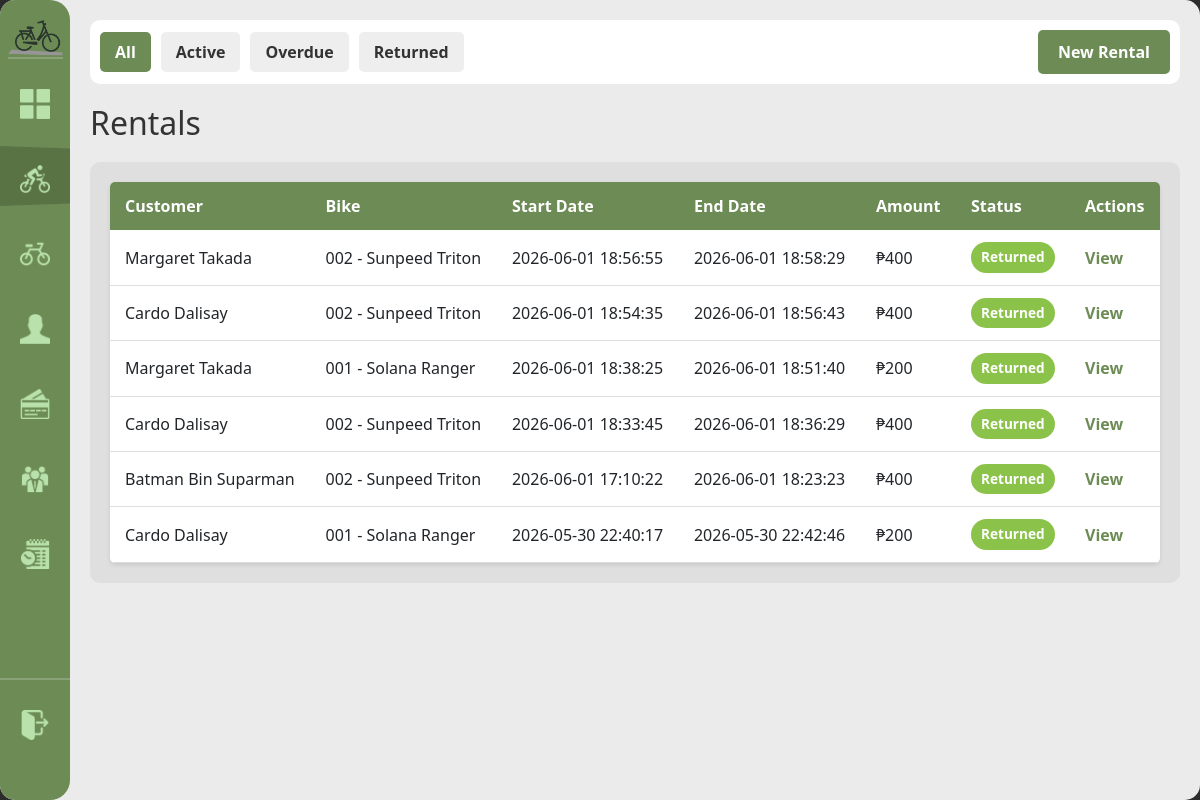
Before: /rentals (signed in) with the older database file.
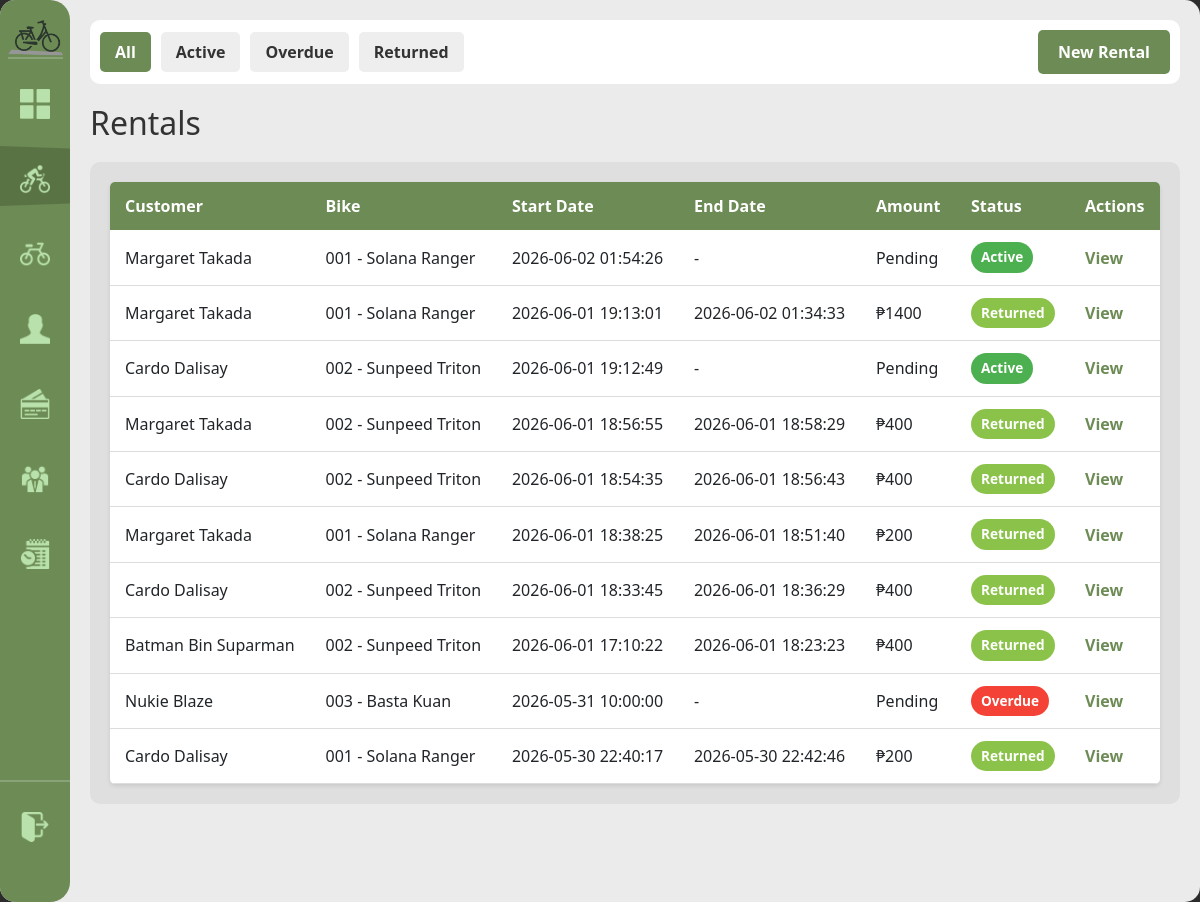
After: the same page with the newer database file.
### tables this page shows
CREATE TABLE rents (
            rental_id INTEGER PRIMARY KEY AUTOINCREMENT,
            customer_id INTEGER NOT NULL,
            bike_id INTEGER NOT NULL,
            staff_id INTEGER REFERENCES staff(staff_id) ON UPDATE CASCADE ON DELETE SET NULL,
            rental_start DATETIME NOT NULL DEFAULT(datetime('now','localtime')),
            FOREIGN KEY(customer_id) REFERENCES customer(customer_id) ON DELETE CASCADE,
            FOREIGN KEY(bike_id) REFERENCES bike(bike_id) ON DELETE CASCADE
        );

CREATE TABLE bike (
            bike_id INTEGER PRIMARY KEY AUTOINCREMENT,
            bike_code TEXT NOT NULL UNIQUE,
            brand TEXT NOT NULL, model TEXT NOT NULL,
            color TEXT NOT NULL,
            bike_rate DECIMAL(8,2) NOT NULL DEFAULT 0,
            type TEXT NOT NULL DEFAULT 'standard',
            status TEXT NOT NULL DEFAULT 'available' CHECK(status IN('available','rented','retired')),
            date_added DATE NOT NULL DEFAULT(date('now','localtime'))
        );

### handlers/rentals_routes.py (the view)
@rentals_bp.route('/rentals')
@login_required
def rentals():
    status = request.args.get('status', 'all')
    rentals_list = database.get().get_all_rentals(status)
    customers_list = database.get().get_all_customers()
    bikes = database.get().get_available_bikes()
    return render_template('rentals.html', rentals=rentals_list, filter_status=status, customers=customers_list, bikes=bikes)

### app.py (called while the page is built)
def get_sidebar_state():
    return request.cookies.get('sidebarState') == 'expanded'

@app.context_processor
def inject_sidebar_state():
    return dict(sidebar_expanded=get_sidebar_state())

@app.context_processor
def inject_current_staff():
    staff = current_staff()
    return dict(current_staff=staff, is_admin=staff and staff.get("role") == "admin")

### modules/auth.py (called while the page is built)
def login_required(view):
    @wraps(view)
    def wrapped(*args, **kwargs):
        if not session.get("staff_id"):
            return redirect(url_for("login"))
        return view(*args, **kwargs)
    return wrapped

def current_staff():
    if not session.get("staff_id"):
        return None
    return {
        "staff_id": session.get("staff_id"),
        "username": session.get("username"),
        "first_name": session.get("first_name"),
        "last_name": session.get("last_name"),
        "role": session.get("role"),
    }

### modules/database.py (called while the page is built)
def get():
    if not db: init()
    return db

    def get_all_customers(self, search=""):
        q = f"%{search}%"
        return [dict(r) for r in self.conn.execute("SELECT * FROM customer WHERE first_name LIKE ? OR last_name LIKE ? OR contact_number LIKE ? OR email LIKE ? ORDER BY last_name,first_name", (q,q,q,q)).fetchall()]

    def get_available_bikes(self):
        return [dict(r) for r in self.conn.execute("SELECT * FROM bike WHERE status='available' ORDER BY bike_code").fetchall()]

### templates/rentals.html (shortened to what this page needs)
{% extends "base.html" %}
{% block content %}
<div class="top-bar">
    <div class="filter-controls">
        <a href="{{ url_for('rentals.rentals', status='all') }}" class="filter-btn {% if filter_status == 'all' %}active{% endif %}">All</a>
        <a href="{{ url_for('rentals.rentals', status='active') }}" class="filter-btn {% if filter_status == 'active' %}active{% endif %}">Active</a>
        <a href="{{ url_for('rentals.rentals', status='overdue') }}" class="filter-btn {% if filter_status == 'overdue' %}active{% endif %}">Overdue</a>
        <a href="{{ url_for('rentals.rentals', status='returned') }}" class="filter-btn {% if filter_status == 'returned' %}active{% endif %}">Returned</a>
        <button id="new-rental-btn" class="btn-primary" style="margin-left: auto;">New Rental</button>
    </div>
</div>
<h1>Rentals</h1>
<div class="content-grid">
    <div class="scroll-table-container">
        <table>
            <thead>
                <tr>
                <th>Customer</th>
                <th>Bike</th>
                <th>Start Date</th>
                <th>End Date</th>
                <th>Amount</th>
                <th>Status</th>
                <th>Actions</th>
            </tr>
        </thead>
        <tbody>
            {% for rental in rentals %}
            <tr>
                <td>{{ rental['customer_name'] }}</td>
                <td>{{ rental['bike_code'] }} - {{ rental['brand'] }} {{ rental['model'] }}</td>
                <td>{{ rental['rental_start'] }}</td>
                <td>{{ rental['rental_end'] or '-' }}</td>
                <td>{{ 'Pending' if rental['total_amount'] is none else '₱' ~ rental['total_amount'] }}</td>
                <td><span class="status-badge status-{{ rental['status'] }}">{{ rental['status'].title() }}</span></td>
                <td><a href="{{ url_for('rentals.rental_detail', rid=rental['rental_id']) }}">View</a></td>
            </tr>
            {% endfor %}
        </tbody>
    </table>
    </div>
</div>
{% endblock %}

### templates/base.html (shortened to what this page needs)
<!DOCTYPE html>
<html lang="en">
<head>
    <link rel="stylesheet" href="{{ url_for('static', filename='modals.css') }}">
    <link rel="stylesheet" href="{{ url_for('static', filename='style.css') }}">
</head>
<body>
    <div class="home-screen">
        <div class="sidebar" expand="{{ 'true' if sidebar_expanded else 'false' }}">
            <img class="sidebar-logo" src="{{url_for('static', filename='assets/imgs/Logo_mini.png') }}" alt="sidebar icon">
            <div class="nav-indicator"></div>
           <div class="nav-items">
                <a href="{{ url_for('home') }}"
                    class="nav-item" data-route="home">
                    <img src="{{ url_for('static', filename='assets/imgs/fsquare_icon.png') }}"   alt="Dashboard">
                </a>
                <a href="{{ url_for('rentals.rentals') }}"
                    class="nav-item" data-route="rentals.rentals">
                    <img src="{{ url_for('static', filename='assets/imgs/current_rent.png') }}"     alt="Rentals">
                </a>
                <a href="{{ url_for('bikes.registry') }}"
                    class="nav-item" data-route="bikes.registry">
                    <img src="{{ url_for('static', filename='assets/imgs/bike_icon.png') }}"       alt="Bikes">
                </a>
                <a href="{{ url_for('customers.customers') }}"
                    class="nav-item" data-route="customers.customers">
                    <img src="{{ url_for('static', filename='assets/imgs/person_icon.png') }}"   alt="Customers">
                </a>
                <a href="{{ url_for('payments.payments') }}"
                    class="nav-item" data-route="payments.payments">
                    <img src="{{ url_for('static', filename='assets/imgs/payments_icon.png') }}"    alt="Payments">
                </a>
                {% if is_admin %}
                <a href="{{ url_for('staff.staff_list') }}"
                    class="nav-item" data-route="staff.staff_list">
                    <img src="{{ url_for('static', filename='assets/imgs/staff_icon.png') }}" alt="Staff">
                </a>
                <a href="{{ url_for('activity.activity_log') }}"
                    class="nav-item" data-route="activity.activity_log">
                    <img src="{{ url_for('static', filename='assets/imgs/log_icon.png') }}" alt="Activity Log">
                </a>
                {% endif %}
            </div>
            <div class="logout-section">
                <a href="{{ url_for('logout') }}"
                    class="logout-btn" data-route="logout">
                    <img src="{{ url_for('static', filename='assets/imgs/logout_icon.png') }}" alt="Logout">
                </a>
            </div>
        </div>
        <div class="main-content">
            {% block content %}{% endblock %}
        </div>
    </div>

### static/style.css (style rules this page uses)
:root { --primary-green: #6D8B55; --secondary-green: #566d42; --bg-light: #EBEBEB; --white: #FFFFFF; --sidebar-collapsed: 70px; --sidebar-expanded: 165px; }
body { margin: 0; font-family: 'Segoe UI', Tahoma, Geneva, Verdana, sans-serif; background-color: #2C2C2C; }
.home-screen { height: 100vh; width: 100vw; margin: 0 auto; background-color: var(--bg-light); border-radius: 15px; overflow: hidden; position: relative; }
.sidebar { position: absolute; top: 0; left: 0; height: 100%; z-index: 10; background-color: var(--primary-green); width: var(--sidebar-collapsed); display: flex; flex-direction: column; border-top-right-radius: 20px; border-bottom-right-radius: 20px; overflow: hidden; box-sizing: border-box; }
.sidebar-logo { width: 55px; height: auto; margin-top: 20px; margin-left: 10px; border-bottom: 2px solid rgba(255,255,255,0.2); transition: margin 0.211s ease; }
.sidebar[expand="false"] .sidebar-logo { margin-left: auto; margin-right: auto; }
.nav-items { display: flex; flex-direction: column; margin-top: 20px; gap: 15px; position: relative; }
.nav-item-top, .nav-item { display: flex; align-items: center; padding: 10px 0px 20px 20px; color: var(--white); text-decoration: none; font-weight: bold; font-size: 0.9rem; white-space: nowrap; gap: 21px; }
.nav-item img { width: 30px; height: 30px; flex-shrink: 0; pointer-events: none; filter: invert(80%) sepia(20%) saturate(400%) hue-rotate(60deg); }
.logout-section { display: flex; flex-direction: column; margin-top: auto; margin-bottom: 20px; padding-bottom: 20px; border-top: 2px solid rgba(255, 255, 255, 0.2); padding-top: 20px; }
.logout-btn { display: flex; align-items: center; padding: 10px 0px 20px 20px; color: var(--white); text-decoration: none; font-weight: bold; font-size: 0.9rem; white-space: nowrap; gap: 21px; transition: all 0.3s ease; border-radius: 8px; }
.logout-btn img { width: 30px; height: 30px; flex-shrink: 0; pointer-events: none; filter: invert(80%) sepia(20%) saturate(400%) hue-rotate(60deg); }
.nav-indicator { position: absolute; left: 0; width: auto; height: auto; border-left: var(--sidebar-expanded) solid var(--secondary-green); border-top: 6px solid transparent; border-bottom: 6px solid transparent; transition: top 0.3s ease; opacity: 0.6; z-index: 0; }
.sidebar:not(:hover) .nav-indicator, .sidebar[expand="false"] .nav-indicator { transition: opacity 0.3s ease; opacity: 0.8; }
.main-content { padding: 20px; opacity: 1; flex-direction: column; margin-left: var(--sidebar-collapsed); height: 100%; overflow: auto; }
.top-bar { background-color: var(--white); opacity: 1; padding: 10px; border-radius: 10px; margin-bottom: 20px; }
.content-grid { display: flex; flex-grow: 1; opacity: 1; background-color: #DFDFDF; border-radius: 10px; }
.scroll-table-container { width: 100%; overflow-y: auto; max-height: calc(100vh - 260px); padding: 20px; box-sizing: border-box; }
.btn-primary, .btn-secondary, button[type="submit"] { padding: 10px 20px; border: none; border-radius: 5px; cursor: pointer; font-weight: bold; text-decoration: none; display: inline-block; transition: all 0.3s ease; }
.btn-primary, button[type="submit"] { background-color: var(--primary-green); color: white; }
table { width: 100%; border-collapse: collapse; background: white; border-radius: 5px; overflow: hidden; box-shadow: 0 2px 4px rgba(0,0,0,0.1); }
table thead { background-color: var(--primary-green); color: white; }
table th, table td { padding: 12px 15px; text-align: left; }
table tbody tr { border-bottom: 1px solid #ddd; }
table a { color: var(--primary-green); text-decoration: none; font-weight: bold; }
.status-badge { display: inline-block; padding: 5px 10px; border-radius: 20px; font-size: 0.85rem; font-weight: bold; }
.status-badge.status-active, .status-badge.status-available { background-color: #4CAF50; color: white; }
.status-badge.status-overdue { background-color: #f44336; color: white; }
.status-badge.status-returned { background-color: #8BC34A; color: white; }
.filter-controls { display: flex; gap: 10px; opacity: 1; align-items: center; flex-wrap: wrap; }
.filter-btn { padding: 8px 15px; background-color: #eee; color: #333; border: none; border-radius: 5px; cursor: pointer; text-decoration: none; font-weight: bold; transition: all 0.3s ease; }
.filter-btn.active, .filter-btn:hover { background-color: var(--primary-green); color: white; }
h1, h2 { color: #333; margin: 10px 0; }
h1 { font-size: 2rem; margin-bottom: 20px; }

Changed rows visible on the page:
added rents: customer_name "Margaret Takada", bike_code "001", brand "Solana", model "Ranger", rental_start "2026-06-02 01:54:26", rental "-", total_amount "Pending", status "Active"
added rents: customer_name "Margaret Takada", bike_code "001", brand "Solana", model "Ranger", rental_start "2026-06-01 19:13:01", rental "2026-06-02 01:34:33", total_amount "₱1400", status "Returned"
added rents: customer_name "Cardo Dalisay", bike_code "002", brand "Sunpeed", model "Triton", rental_start "2026-06-01 19:12:49", rental "-", total_amount "Pending", status "Active"
added rents: customer_name "Nukie Blaze", bike_code "003", brand "Basta", model "Kuan", rental_start "2026-05-31 10:00:00", rental "-", total_amount "Pending", status "Overdue"
